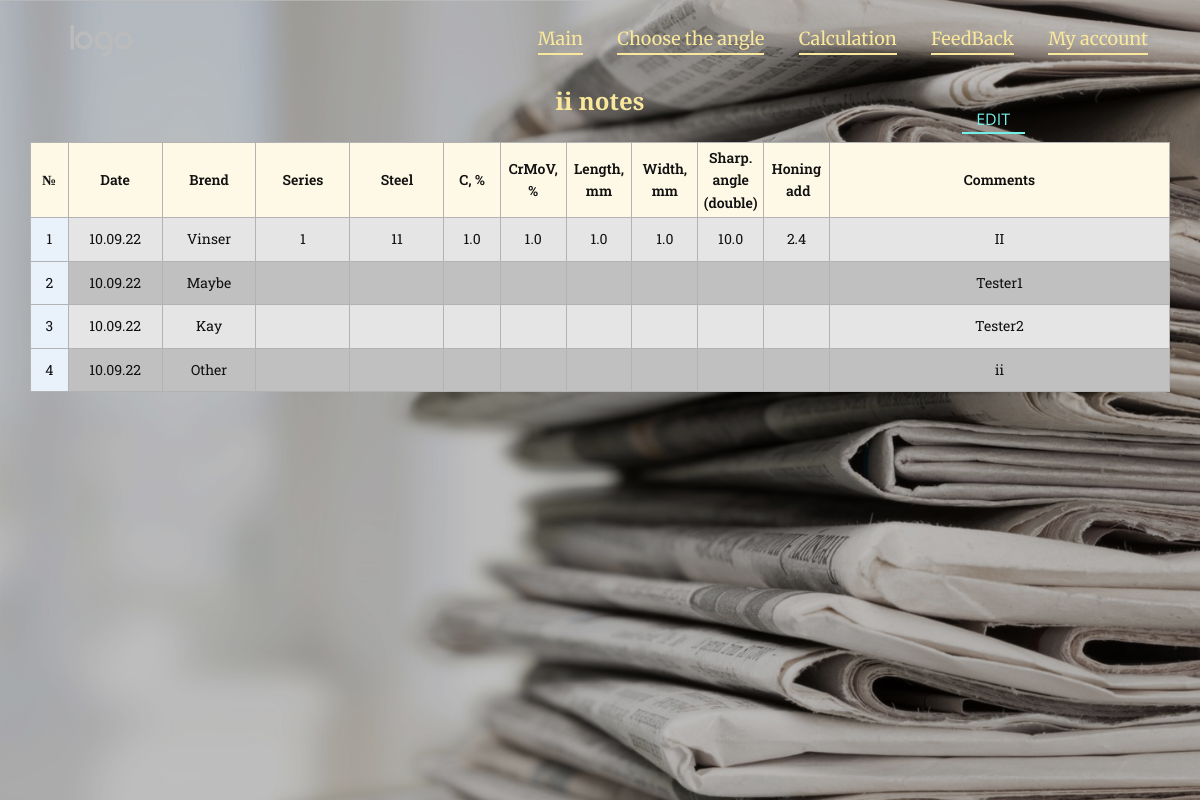
Before: /account_table (signed in) with the older database file.
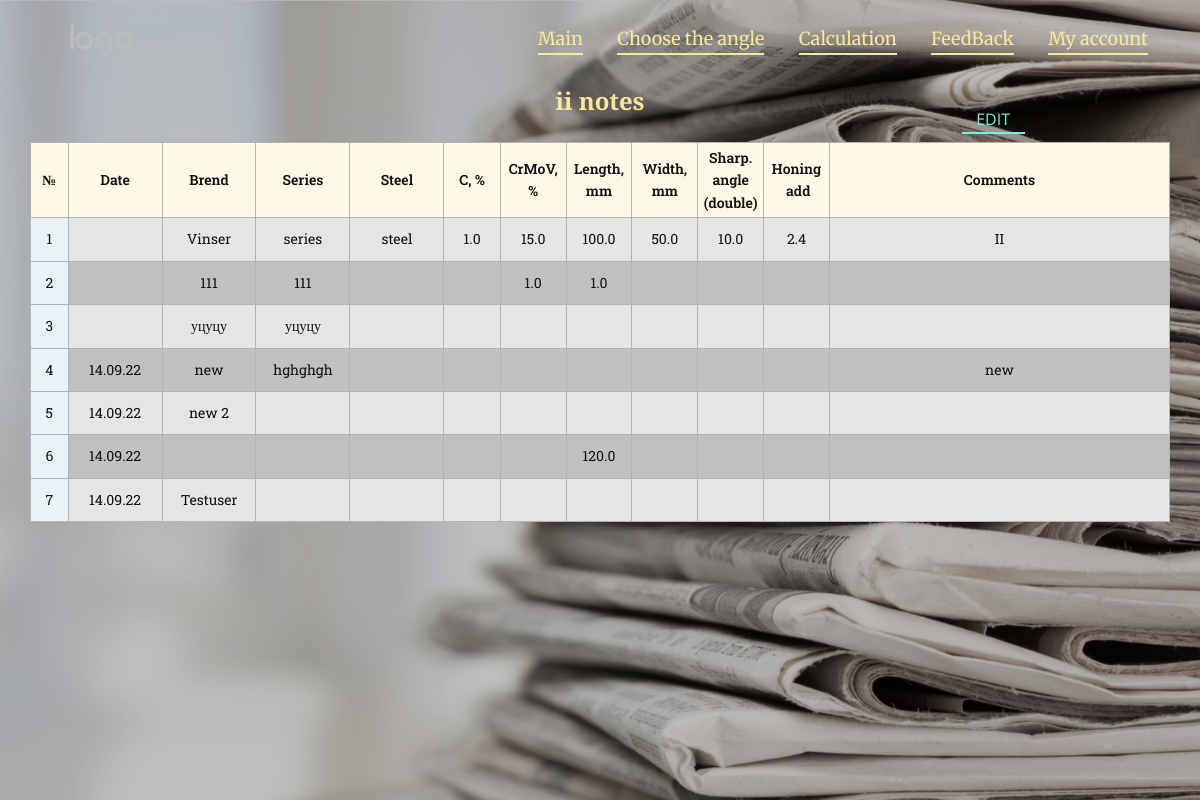
After: the same page with the newer database file.
### stay_sharp/models.py (models this page shows, shortened)
class Account_table(models.Model):
    date = models.DateField(blank=True, null=True, auto_now_add=True,)
    brend = models.CharField(max_length=30, blank=True, null=True, default='')
    series = models.CharField(max_length=30, blank=True, null=True, default='')
    steel = models.CharField(max_length=20, blank=True, null=True, default='')
    carbon = models.FloatField(validators=[MinValueValidator(0), MaxValueValidator(6)], blank=True, null=True, default='')
    CrMoV = models.FloatField(validators=[MinValueValidator(0), MaxValueValidator(50)], blank=True, null=True, default='')
    length = models.FloatField(validators=[MinValueValidator(0), MaxValueValidator(500)], blank=True, null=True, default='')
    width = models.FloatField(validators=[MinValueValidator(0), MaxValueValidator(60)], blank=True, null=True, default='')
    grinding_angle = models.FloatField(validators=[MinValueValidator(0), MaxValueValidator(40)], blank=True, null=True, default='')
    honing_add = models.FloatField(blank=True, null=True, default='')
    comments = models.TextField(blank=True, null=True, default='')
    user = models.ForeignKey(settings.AUTH_USER_MODEL, on_delete=models.CASCADE, default=get_superuser)

### stay_sharp/views.py (the view)
# urls.py: path('account_table', views.Account_tableView.as_view(), name='account_table'),
class Account_tableView(TemplateView):
    template_name = 'Account-table.html'
    def get(self, request, *args, **kwargs):
        user = request.user
        if user and user.is_active:
            context = self.get_context_data(**kwargs)
            context['my_knifes'] = Account_table.objects.filter(user=user)
            return self.render_to_response(context)

### templates/Account-table.html (shortened to what the changed rows need)
{% extends 'Base.html' %}
{% load static %}
{% block static_main %}
    <link rel="stylesheet" href="{% static 'css/stay_sharp/Account-table.css' %}" media="screen">
{% endblock %}
{% block section1 %}
    <section
            class="skrollable u-align-center u-clearfix u-hidden-xs u-image u-lightbox u-parallax u-shading u-section-1"
            id="account_table" data-image-width="1435" data-image-height="1000">
        <div class="u-clearfix u-sheet u-sheet-1">
            <div class="u-align-left-md u-align-left-sm u-align-left-xs u-expanded-width-lg u-expanded-width-md u-expanded-width-sm u-expanded-width-xl u-expanded-width-xs u-table u-table-responsive u-table-1"
                 data-animation-name="" data-animation-duration="0" data-animation-delay="0"
                 data-animation-direction="">
                <table class="u-table-entity u-table-entity-1">
                    <colgroup>
                    </colgroup>
                    <thead class="u-align-center u-custom-font u-font-roboto-slab u-palette-3-light-3 u-table-header u-table-valign-middle u-table-header-1">
                    <tr style="height: 75px;">
                        <th class="u-border-1 u-border-grey-30 u-custom-font u-font-roboto-slab u-table-cell u-table-cell-1">
                            №
                        </th>
                        <th class="u-border-1 u-border-grey-30 u-custom-font u-font-roboto-slab u-table-cell u-table-cell-2">
                            Date
                        </th>
                        <th class="u-border-1 u-border-grey-30 u-custom-font u-font-roboto-slab u-table-cell u-table-cell-3">
                            Brend
                        </th>
                        <th class="u-border-1 u-border-grey-30 u-custom-font u-font-roboto-slab u-table-cell u-table-cell-4">
                            Series
                        </th>
                        <th class="u-border-1 u-border-grey-30 u-custom-font u-font-roboto-slab u-table-cell u-table-cell-5">
                            Steel
                        </th>
                        <th class="u-border-1 u-border-grey-30 u-custom-font u-font-roboto-slab u-table-cell u-table-cell-6">
                            C, %
                        </th>
                        <th class="u-border-1 u-border-grey-30 u-custom-font u-font-roboto-slab u-table-cell u-table-cell-7">
                            CrMoV, %
                        </th>
                        <th class="u-border-1 u-border-grey-30 u-custom-font u-font-roboto-slab u-table-cell u-table-cell-8">
                            Length, mm
                        </th>
                        <th class="u-border-1 u-border-grey-30 u-custom-font u-font-roboto-slab u-table-cell u-table-cell-9">
                            Width, mm
                        </th>
                        <th class="u-border-1 u-border-grey-30 u-custom-font u-font-roboto-slab u-table-cell u-table-cell-10">
                            Sharp. angle (double)
                        </th>
                        <th class="u-border-1 u-border-grey-30 u-custom-font u-font-roboto-slab u-table-cell u-table-cell-11">
                            Honing<br>&nbsp;add
                        </th>
                        <th class="u-border-1 u-border-grey-30 u-custom-font u-font-roboto-slab u-table-cell u-table-cell-12">
                            Comments
                        </th>
                    </tr>
                    </thead>
                    <tbody class="u-align-center u-custom-font u-font-roboto-slab u-grey-10 u-table-alt-grey-25 u-table-body u-table-body-1">
                    {% for my_knife in my_knifes %}
                        <tr style="height: 31px;">
                            <td class="u-border-1 u-border-grey-30 u-first-column u-palette-1-light-3 u-table-cell">{{ forloop.counter }}</td>
                            <td class="u-border-1 u-border-grey-30 u-table-cell">{{ my_knife.date|date:"j.m.y" }}</td>
                            <td class="u-border-1 u-border-grey-30 u-table-cell u-table-cell-15">{{ my_knife.brend|default_if_none:'' }}</td>
                            <td class="u-border-1 u-border-grey-30 u-table-cell u-table-cell-16">{{ my_knife.series|default_if_none:'' }}</td>
                            <td class="u-border-1 u-border-grey-30 u-table-cell u-table-cell-17">{{ my_knife.steel|default_if_none:'' }}</td>
                            <td class="u-border-1 u-border-grey-30 u-table-cell u-table-cell-18">{{ my_knife.carbon|default_if_none:'' }}</td>
                            <td class="u-border-1 u-border-grey-30 u-table-cell u-table-cell-19">{{ my_knife.CrMoV|default_if_none:'' }}</td>
                            <td class="u-border-1 u-border-grey-30 u-table-cell u-table-cell-20">{{ my_knife.length|default_if_none:'' }}</td>
                            <td class="u-border-1 u-border-grey-30 u-table-cell u-table-cell-21">{{ my_knife.width|default_if_none:'' }}</td>
                            <td class="u-border-1 u-border-grey-30 u-table-cell u-table-cell-22">{{ my_knife.grinding_angle|default_if_none:'' }}</td>
                            <td class="u-border-1 u-border-grey-30 u-table-cell u-table-cell-23">{{ my_knife.honing_add|default_if_none:'' }}</td>
                            <td class="u-border-1 u-border-grey-30 u-table-cell u-table-cell-24">{{ my_knife.comments|default_if_none:'' }}</td>
                        </tr>
                    {% endfor %}
                    </tbody>
                </table>
            </div>
        </div>
    </section>
{% endblock %}

Changed rows visible on the page:
removed Account_table: date "10.09.22", brend "Maybe", comments "Tester1"
no longer on this page (row edited): Account_table: date "10.09.22", brend "Kay", comments "Tester2"
removed Account_table: date "10.09.22", brend "Other", comments "ii"
changed Account_table "Vinser": series "1" → "series"; steel "11" → "steel"; CrMoV "1.0" → "15.0"; length "1.0" → "100.0"; width "1.0" → "50.0"; date "10.09.22" → (not shown)
added Account_table: brend "111", series "111", CrMoV "1.0", length "1.0"
added Account_table: brend "уцуцу", series "уцуцу"
added Account_table: date "14.09.22", brend "new", series "hghghgh", comments "new"
added Account_table: date "14.09.22", brend "new 2"
added Account_table: date "14.09.22", length "120.0"
added Account_table: date "14.09.22", brend "Testuser"
